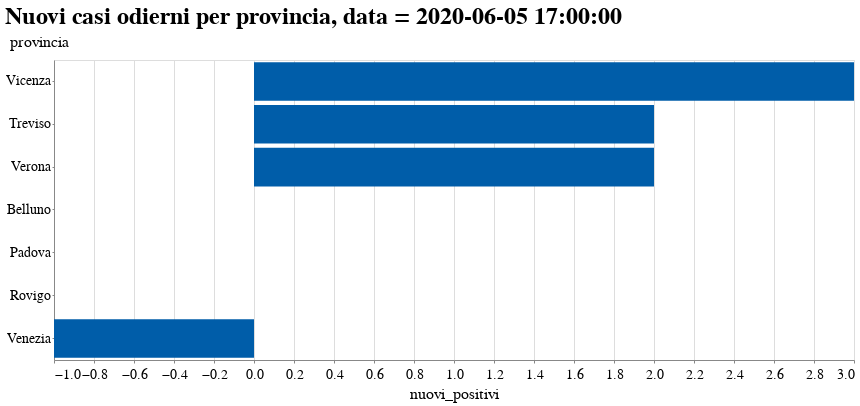

Notebook code for this chart:
### Code cell
latest = prov_df.groupby('provincia').last().reset_index()

alt.Chart(latest).mark_bar().encode(
    x='nuovi_positivi:Q',
    y=alt.Y('provincia:N', sort='-x'),
).properties(
    height=300,
    width=800,
    title=f'Nuovi casi odierni per provincia, data = {latest.iloc[0, 1]}'
).interactive()

### Figure 1 — Vega-Lite specification as saved in the notebook (floating-point values rounded to 4 significant figures)
{"config": {"view": {"width": 600, "height": 400}, "background": "#ffffff", "title": {"anchor": "start", "font": "Source Sans Pro, Arial, sans", "fontColor": "#000000", "fontSize": 24, "fontWeight": "bold"}, "arc": {"fill": "#005DA9"}, "area": {"fill": "#005DA9"}, "line": {"stroke": "#005DA9", "strokeWidth": 4}, "path": {"stroke": "#005DA9"}, "rect": {"fill": "#005DA9"}, "shape": {"stroke": "#005DA9"}, "bar": {"fill": "#005DA9"}, "point": {"stroke": "#005DA9"}, "symbol": {"fill": "#005DA9", "size": 60}, "axis": {"titleFont": "Source Sans Pro, sans", "titleFontSize": 16, "titleFontWeight": "normal", "labelFont": "Source Sans Pro, sans", "labelFontSize": 14, "labelFontWeight": "normal"}, "axisX": {"labelAngle": 0, "labelPadding": 4, "tickSize": 3}, "axisY": {"labelBaseline": "middle", "maxExtent": 45, "minExtent": 45, "tickSize": 2, "titleAlign": "left", "titleAngle": 0, "titleX": -45, "titleY": -11}, "headerFacet": {"titleFontSize": 16, "labelFontSize": 14}, "headerRow": {"titleFontSize": 16, "labelFontSize": 14}, "headerColumn": {"titleFontSize": 16, "labelFontSize": 14}, "legend": {"titleFont": "Source Sans Pro, sans", "titleFontSize": 16, "titleFontWeight": "normal", "symbolType": "circle", "labelFont": "Source Sans Pro, sans", "labelFontSize": 15}, "range": {"category": ["#AB377A", "#AEC067", "#9BC3B7", "#928285", "#F07F3C", "#FFE054", "#E30034", "#005DA9", "#644F54", "#5EA290", "#769F3B", "#812161", "#E36319", "#F5C631"]}}, "data": {"name": "data-4c4b0f3093e49feb7d26b403e077ea8d"}, "mark": "bar", "encoding": {"x": {"type": "quantitative", "field": "nuovi_positivi"}, "y": {"type": "nominal", "field": "provincia", "sort": "-x"}}, "height": 300, "selection": {"selector003": {"type": "interval", "bind": "scales", "encodings": ["x", "y"]}}, "title": "Nuovi casi odierni per provincia, data = 2020-06-05 17:00:00", "width": 800, "$schema": "https://vega.github.io/schema/vega-lite/v4.0.2.json", "datasets": {"data-4c4b0f3093e49feb7d26b403e077ea8d": [{"provincia": "Belluno", "data": "2020-06-05T17:00:00", "stato": "ITA", "codice_regione": 5, "regione": "Veneto", "codice_provincia": 25, "sigla_provincia": "BL", "lat": 46.14, "long": 12.22, "totale_casi": 1175, "note_it": null, "note_en": null, "popolazione": 202950, "nuovi_positivi": 0.0, "incremento": 0.0, "totale_casi_per_1M_pop": 5790.0, "nuovi_positivi_per_1M_pop": 0.0}, {"provincia": "Padova", "data": "2020-06-05T17:00:00", "stato": "ITA", "codice_regione": 5, "regione": "Veneto", "codice_provincia": 28, "sigla_provincia": "PD", "lat": 45.41, "long": 11.88, "totale_casi": 3932, "note_it": null, "note_en": null, "popolazione": 937908, "nuovi_positivi": 0.0, "incremento": 0.0, "totale_casi_per_1M_pop": 4192.0, "nuovi_positivi_per_1M_pop": 0.0}, {"provincia": "Rovigo", "data": "2020-06-05T17:00:00", "stato": "ITA", "codice_regione": 5, "regione": "Veneto", "codice_provincia": 29, "sigla_provincia": "RO", "lat": 45.07, "long": 11.79, "totale_casi": 442, "note_it": null, "note_en": null, "popolazione": 234937, "nuovi_positivi": 0.0, "incremento": 0.0, "totale_casi_per_1M_pop": 1881.0, "nuovi_positivi_per_1M_pop": 0.0}, {"provincia": "Treviso", "data": "2020-06-05T17:00:00", "stato": "ITA", "codice_regione": 5, "regione": "Veneto", "codice_provincia": 26, "sigla_provincia": "TV", "lat": 45.67, "long": 12.25, "totale_casi": 2661, "note_it": null, "note_en": null, "popolazione": 887806, "nuovi_positivi": 2.0, "incremento": 0.07516, "totale_casi_per_1M_pop": 2997.0, "nuovi_positivi_per_1M_pop": 2.253}, {"provincia": "Venezia", "data": "2020-06-05T17:00:00", "stato": "ITA", "codice_regione": 5, "regione": "Veneto", "codice_provincia": 27, "sigla_provincia": "VE", "lat": 45.43, "long": 12.34, "totale_casi": 2666, "note_it": null, "note_en": null, "popolazione": 853338, "nuovi_positivi": -1.0, "incremento": -0.03751, "totale_casi_per_1M_pop": 3124.0, "nuovi_positivi_per_1M_pop": -1.172}, {"provincia": "Verona", "data": "2020-06-05T17:00:00", "stato": "ITA", "codice_regione": 5, "regione": "Veneto", "codice_provincia": 23, "sigla_provincia": "VR", "lat": 45.44, "long": 10.99, "totale_casi": 5103, "note_it": null, "note_en": null, "popolazione": 926497, "nuovi_positivi": 2.0, "incremento": 0.03919, "totale_casi_per_1M_pop": 5508.0, "nuovi_positivi_per_1M_pop": 2.159}, {"provincia": "Vicenza", "data": "2020-06-05T17:00:00", "stato": "ITA", "codice_regione": 5, "regione": "Veneto", "codice_provincia": 24, "sigla_provincia": "VI", "lat": 45.55, "long": 11.55, "totale_casi": 2851, "note_it": null, "note_en": null, "popolazione": 862418, "nuovi_positivi": 3.0, "incremento": 0.1052, "totale_casi_per_1M_pop": 3306.0, "nuovi_positivi_per_1M_pop": 3.479}]}}
